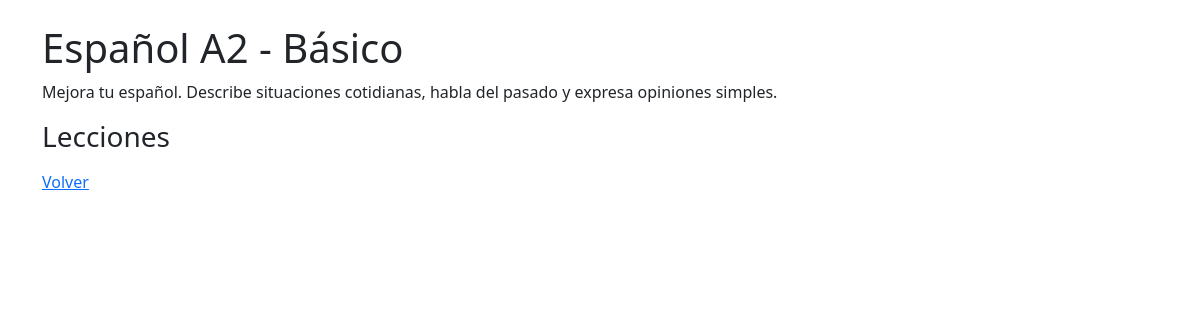
The app's page /cursos/espanol-a2/ with its own data.
### cursos/models.py (models this page shows, shortened)
class Curso(models.Model):
    titulo = models.CharField(max_length=200)
    slug = models.SlugField(unique=True, blank=True)
    nivel = models.ForeignKey(Nivel, on_delete=models.SET_NULL, null=True, related_name='cursos')
    descripcion = models.TextField()
    duracion_horas = models.PositiveIntegerField(default=0)
    activo = models.BooleanField(default=True)
    fecha_creacion = models.DateTimeField(auto_now_add=True)

### cursos/views.py (the view)
# urls.py: path('<slug:slug>/', views.detalle_curso, name='detalle'),
def detalle_curso(request, slug):
    curso = get_object_or_404(Curso, slug=slug, activo=True)
    return render(request, 'cursos/curso_detalle.html', {'curso': curso})

### templates/cursos/curso_detalle.html (shortened to what this page needs)
<!DOCTYPE html>
<html>
<head>
    <link href="https://cdn.jsdelivr.net/npm/bootstrap@5.3.0/dist/css/bootstrap.min.css" rel="stylesheet">
</head>
<body>
    <div class="container mt-4">
        <h1>{{ curso.titulo }}</h1>
        <p>{{ curso.descripcion }}</p>
        <h3>Lecciones</h3>
        <a href="/">Volver</a>
    </div>
</body>
</html>

### records on screen
Curso: titulo "Español A2 - Básico", descripcion "Mejora tu español. Describe situaciones cotidianas, habla del pasado y expresa opiniones simples."
